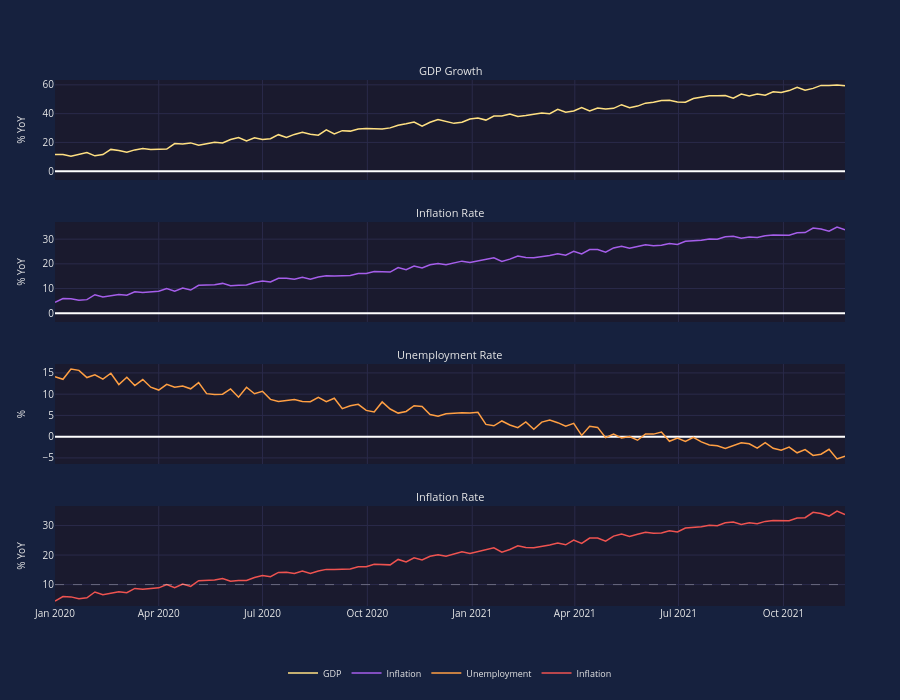

This figure's notebook cell:
### Markdown cell above
## Doc 8: Level 8 - Custom Margins

### Code cell
# Level 8: Custom Margins and Spacing
# Crosshair and recession shading are enabled by default
board = EconBoard(
    gdp, inflation, unemployment, inflation,
    height=700,
    spacing=0.08,
    margin_top=80,
    margin_bottom=50,
    show_recessions=False,  # Disable for synthetic data
)
board.show()
print("PASS: Level 8 - Custom margins and spacing applied")
